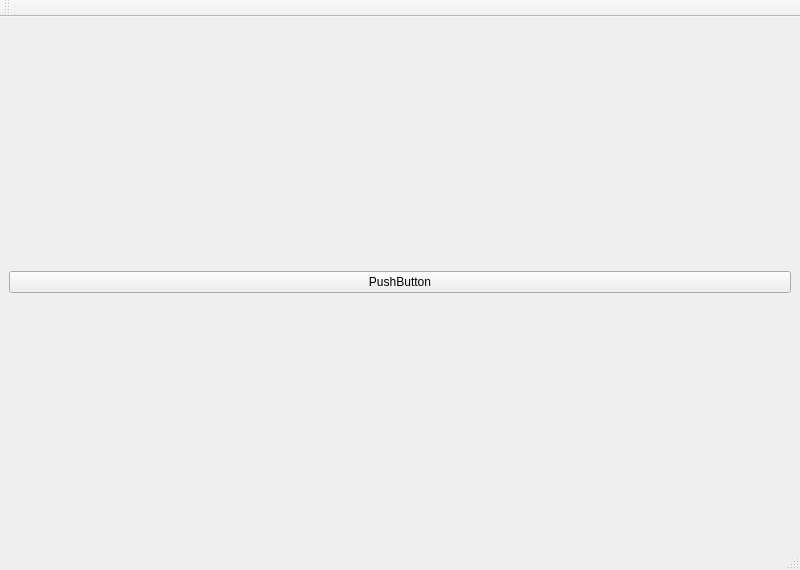
<?xml version="1.0" encoding="UTF-8"?>
<ui version="4.0">
 <class>MainWindow</class>
 <widget class="QMainWindow" name="MainWindow">
  <property name="geometry">
   <rect>
    <x>0</x>
    <y>0</y>
    <width>800</width>
    <height>570</height>
   </rect>
  </property>
  <property name="windowTitle">
   <string>MainWindow</string>
  </property>
  <property name="styleSheet">
   <string notr="true"/>
  </property>
  <widget class="QWidget" name="centralwidget">
   <layout class="QGridLayout" name="gridLayout">
    <item row="0" column="0">
     <widget class="QPushButton" name="pushButton">
      <property name="text">
       <string>PushButton</string>
      </property>
     </widget>
    </item>
   </layout>
  </widget>
  <widget class="QMenuBar" name="menubar">
   <property name="geometry">
    <rect>
     <x>0</x>
     <y>0</y>
     <width>800</width>
     <height>25</height>
    </rect>
   </property>
  </widget>
  <widget class="QStatusBar" name="statusbar"/>
  <widget class="QToolBar" name="toolBar">
   <property name="windowTitle">
    <string>toolBar</string>
   </property>
   <attribute name="toolBarArea">
    <enum>TopToolBarArea</enum>
   </attribute>
   <attribute name="toolBarBreak">
    <bool>false</bool>
   </attribute>
  </widget>
 </widget>
 <resources/>
 <connections/>
</ui>
